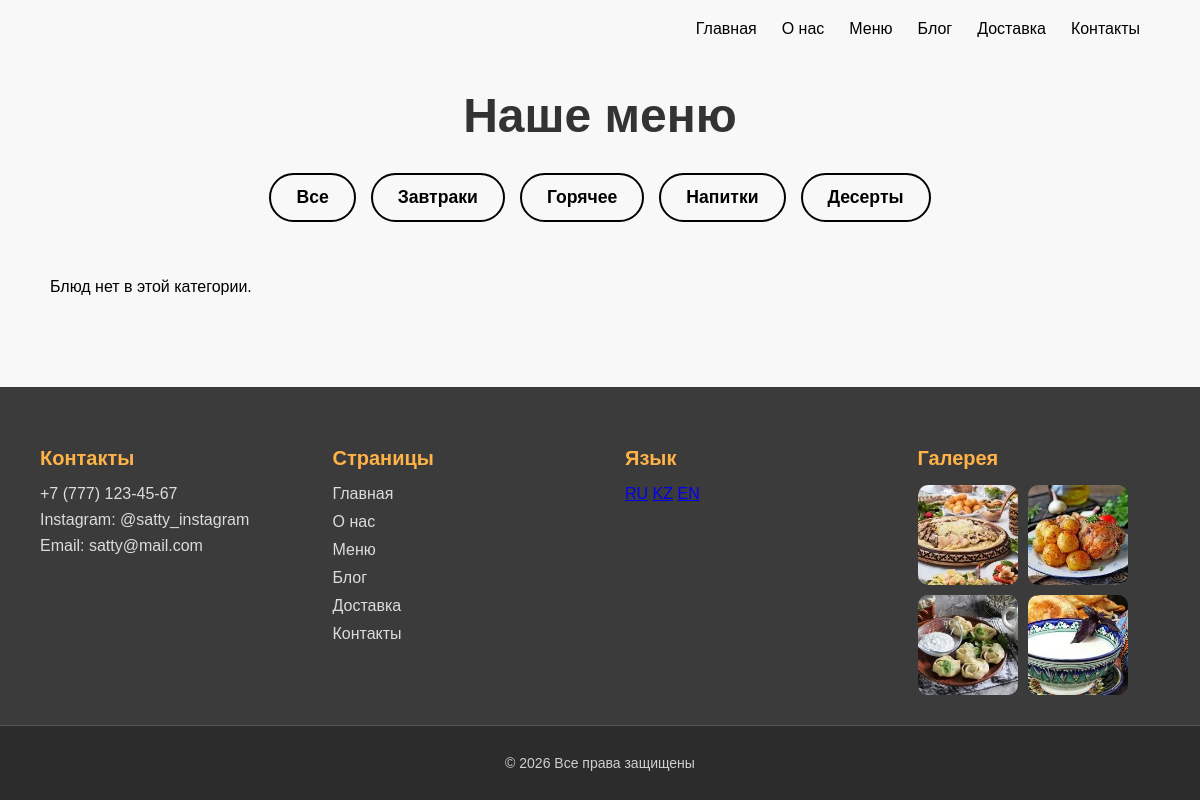
Page /ru/category/napitki/ on the earlier database version.
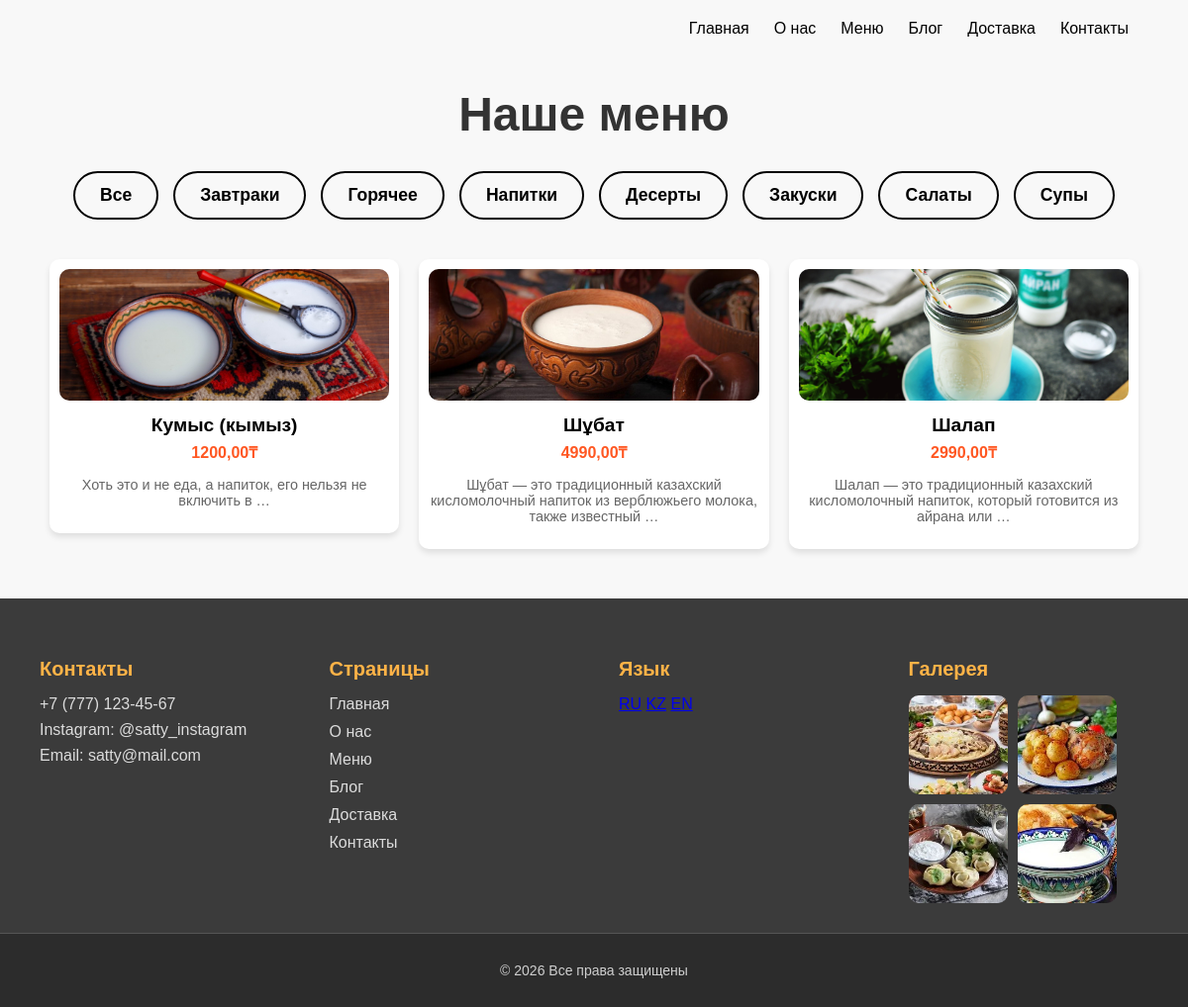
Same page on the later database version.
### kazakhfood/models.py (models this page shows, shortened)
class Category(models.Model):
    name = models.CharField(max_length=100, verbose_name='Название категории')
    slug = models.SlugField(max_length=100, unique=True, verbose_name='URL категории')
    class Meta:
        verbose_name = 'Категория'
        verbose_name_plural = 'Категории'

class Dish(models.Model):
    title = models.CharField(max_length=255, verbose_name='Название блюда')
    description = models.TextField(verbose_name='Описание блюда')
    price = models.DecimalField(max_digits=7, decimal_places=2, verbose_name='Цена')
    image = models.ImageField(upload_to='dishes/', blank=True, null=True, verbose_name='Фото блюда')
    is_available = models.BooleanField(default=True, verbose_name='В наличии')
    category = models.ForeignKey(Category, on_delete=models.PROTECT, related_name='dishes', verbose_name='Категория')
    class Meta:
        verbose_name = 'Блюдо'
        verbose_name_plural = 'Блюда'

### kazakhfood/views.py (the view)
# urls.py: path('category/<slug:category_slug>/', views.menu, name='menu_by_category'),
def menu(request, category_slug=None):
    categories = Category.objects.all()
    dishes = Dish.objects.filter(is_available=True)
    if category_slug:
        category = get_object_or_404(Category, slug=category_slug)
        dishes = dishes.filter(category=category)
    return render(request, 'kazakhfood/menu.html', {
        'categories': categories,
        'dishes': dishes
    })

### kazakhfood/templates/kazakhfood/menu.html (shortened to what this page needs)
{% extends 'kazakhfood/base.html' %}
{% load static %}
{% block extra_css %}
<link rel="stylesheet" href="{% static 'kazakhfood/css/menu.css' %}">
{% endblock %}
{% block content %}
<header class="nav-wrapper">
    <div class="nav-links">
        <a href="{% url 'index' %}">Главная</a>
        <a href="{% url 'about' %}">О нас</a>
        <a href="{% url 'menu' %}">Меню</a>
        <a href="{% url 'blog' %}">Блог</a>
        <a href="{% url 'delivery' %}">Доставка</a>
        <a href="{% url 'contacts' %}">Контакты</a>
    </div>
</header>
<h1 class="title">Наше меню</h1>
<nav class="categories">
    <a href="{% url 'menu' %}" class="category-btn">Все</a>
    {% for category in categories %}
        <a href="{% url 'menu_by_category' category.slug %}" class="category-btn">
            {{ category.name }}
        </a>
    {% endfor %}
</nav>
<main>
    <div class="menu-grid">
        {% for dish in dishes %}
        <a href="{% url 'dish_detail' dish.id %}" class="card-link">
            <div class="card">
                {% if dish.image %}
                    <img src="{{ dish.image.url }}" alt="{{ dish.title }}" class="card-img">
                {% endif %}
                <h3 class="dish-title">{{ dish.title }}</h3>
                <p class="price">{{ dish.price }}₸</p>
                <p class="desc">{{ dish.description|truncatewords:12 }}</p>
            </div>
        </a>
        {% empty %}
        <p>Блюд нет в этой категории.</p>
        {% endfor %}
    </div>
</main>
{% endblock %}

### kazakhfood/templates/kazakhfood/base.html (shortened to what this page needs)
{% load static %}
<!DOCTYPE html>
<html lang="ru">
<head>
    <link rel="stylesheet" href="{% static 'kazakhfood/css/footer.css' %}">
    {% block extra_css %}{% endblock %}
</head>
<body style="min-height:100vh; display:flex; flex-direction:column;">
{% block content %}{% endblock %}
<footer class="footer" style="margin-top:auto;">
    <div class="footer-container">
        <div class="footer-left">
            <h3>Контакты</h3>
            <p>+7 (777) 123-45-67</p>
            <p>Instagram: @satty_instagram</p>
            <p>Email: satty@mail.com</p>
        </div>
        <div class="footer-center">
    <h3>Страницы</h3>
    <ul>
        <li><a href="{% url 'index' %}">Главная</a></li>
        <li><a href="{% url 'about' %}">О нас</a></li>
        <li><a href="{% url 'menu' %}">Меню</a></li>
        <li><a href="{% url 'blog' %}">Блог</a></li>
        <li><a href="{% url 'delivery' %}">Доставка</a></li>
        <li><a href="{% url 'contacts' %}">Контакты</a></li>
    </ul>
</div>
<div class="footer-right">
    <h3>Язык</h3>
    <div class="lang-switch">
        <a href="#" onclick="changeLang('ru')">RU</a>
        <a href="#" onclick="changeLang('kk')">KZ</a>
        <a href="#" onclick="changeLang('en')">EN</a>
    </div>
</div>
        <div class="footer-right">
            <h3>Галерея</h3>
            <div class="footer-gallery">
                <img src="{% static 'kazakhfood/img/footer1.jpg' %}" alt="">
                <img src="{% static 'kazakhfood/img/footer2.jpg' %}" alt="">
                <img src="{% static 'kazakhfood/img/footer3.jpg' %}" alt="">
                <img src="{% static 'kazakhfood/img/footer4.jpg' %}" alt="">
            </div>
        </div>
    </div>
    <div class="footer-bottom">
        <p>© 2026 Все права защищены</p>
    </div>
</footer>
</body>
</html>

### kazakhfood/static/kazakhfood/css/footer.css (style rules this page uses)
.footer { background: #3b3b3b; color: white; margin-top: 60px; padding-top: 40px; }
.footer-container { max-width: 1200px; margin: 0 auto; padding: 0 40px 30px; display: flex; justify-content: space-between; gap: 50px; flex-wrap: wrap; }
.footer-left, .footer-center, .footer-right { flex: 1; min-width: 220px; }
.footer h3 { color: #ffb347; margin-bottom: 15px; font-size: 20px; }
.footer-left p { margin: 8px 0; color: #dcdcdc; }
.footer-center ul { list-style: none; padding: 0; margin: 0; }
.footer-center li { margin-bottom: 10px; }
.footer-center a { text-decoration: none; color: #dcdcdc; transition: 0.3s; }
.footer-gallery { display: grid; grid-template-columns: repeat(2, 100px); gap: 10px; }
.footer-gallery img { width: 100px; height: 100px; object-fit: cover; border-radius: 10px; transition: 0.3s; }
.footer-bottom { border-top: 1px solid #555; background: #2c2c2c; text-align: center; padding: 15px; color: #cfcfcf; font-size: 14px; }

### kazakhfood/static/kazakhfood/css/menu.css (style rules this page uses)
body { font-family: Arial, sans-serif; margin: 0; padding: 0; background: #f8f8f8; }
.title { text-align: center; font-size: 3em; margin: 30px 0; color: #333; }
.categories { display: flex; justify-content: center; flex-wrap: wrap; gap: 15px; margin-bottom: 40px; }
.category-btn { text-decoration: none; padding: 12px 25px; border-radius: 30px; background-color: transparent; border: 2px solid #000; color: #000; font-weight: bold; font-size: 1.1em; transition: 0.3s; }
.menu-grid { display: grid; grid-template-columns: repeat(4, 1fr); gap: 20px; padding: 0 50px 50px 50px; }
.card-link { text-decoration: none; color: inherit; }
.card { background: #fff; border-radius: 10px; box-shadow: 0 4px 6px rgba(0,0,0,0.1); transition: transform 0.2s, box-shadow 0.2s; overflow: hidden; text-align: center; padding: 10px; }
.card-img { width: 100%; height: 133px; object-fit: cover; border-radius: 10px; }
.dish-title { margin: 10px 0 5px 0; font-size: 1.2em; }
.price { color: #ff5722; font-weight: bold; margin: 5px 0; }
.desc { font-size: 0.9em; color: #666; }
.nav-wrapper { width: 90%; margin: 20px auto; display: flex; justify-content: flex-end; align-items: center; gap: 30px; }
.nav-links { display: flex; gap: 25px; }
.nav-links a { text-decoration: none; color: #000; font-weight: 500; }
@media (max-width: 1200px) { .menu-grid { grid-template-columns: repeat(3, 1fr); } }

Differences in the rows shown:
added Category: name "Закуски"
added Category: name "Салаты"
added Category: name "Супы"
added Dish: image (picture), title "Кумыс (кымыз)", price "1200,00", description "Хоть это и не еда, а напиток, его нельзя не включить в …"
added Dish: image (picture), title "Шұбат", price "4990,00", description "Шұбат — это традиционный казахский кисломолочный напиток из верблюжьего молока, также известный …"
added Dish: image (picture), title "Шалап", price "2990,00", description "Шалап — это традиционный казахский кисломолочный напиток, который готовится из айрана или …"
Other differences:
text no longer shown: "Блюд нет в этой категории."
